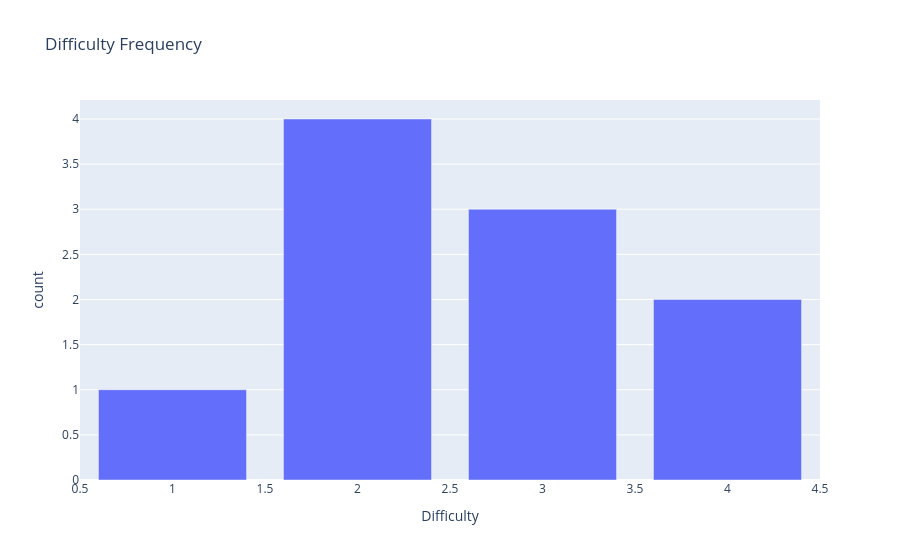

Here is the notebook cell this chart was saved with:
### Code cell
difficulty_freq = df_with_emb2['Difficulty'].value_counts().sort_index()
px.bar(difficulty_freq, y='count', title='Difficulty Frequency')

### Figure 1 — Plotly figure (JSON) as saved in the notebook; plotly's stock layout.template omitted (floating-point values rounded to 4 significant figures)
{"data": [{"hovertemplate": "Difficulty=%{x}<br>count=%{y}<extra></extra>", "legendgroup": "", "marker": {"color": "#636efa", "pattern": {"shape": ""}}, "name": "", "orientation": "v", "showlegend": false, "textposition": "auto", "type": "bar", "x": [1.0, 2.0, 3.0, 4.0], "xaxis": "x", "y": [1, 4, 3, 2], "yaxis": "y"}], "layout": {"barmode": "relative", "legend": {"tracegroupgap": 0}, "title": {"text": "Difficulty Frequency"}, "xaxis": {"anchor": "y", "domain": [0, 1], "title": {"text": "Difficulty"}}, "yaxis": {"anchor": "x", "domain": [0, 1], "title": {"text": "count"}}}}
